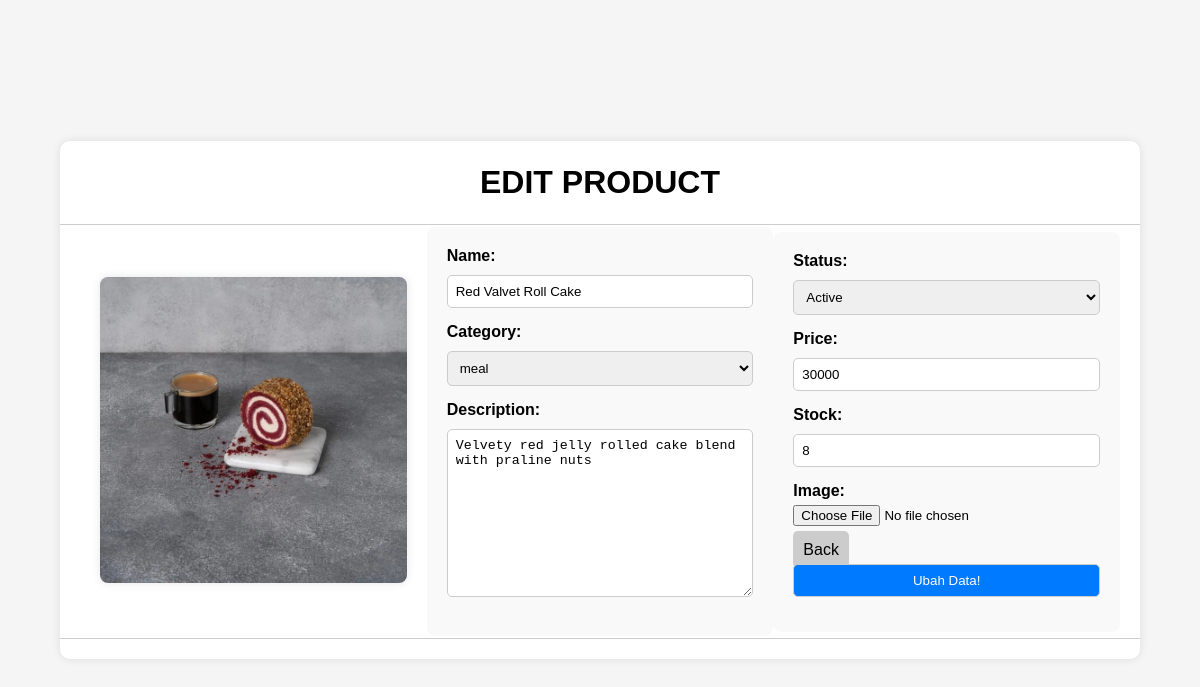
/pageadmin/dashboard/edit.php?id_product=1 (signed in), run on the app's committed database.
### tables this page shows
CREATE TABLE `products` (
  `id_product` int(11) NOT NULL,
  `product_name` varchar(50) NOT NULL,
  `description` varchar(200) DEFAULT NULL,
  `category` varchar(15) DEFAULT NULL,
  `price` int(10) NOT NULL,
  `status` enum('active','draft','empty') NOT NULL,
  `stock` int(11) NOT NULL,
  `image` varchar(100) DEFAULT NULL
);

### component/functions.php (called while the page is built, shortened)
<?php
$db_host = 'localhost';
$db_name = 'javajunction';
$db_user_name = 'root';
$db_user_pass = '';
try {
    $conn = new PDO("mysql:host=$db_host;dbname=$db_name", $db_user_name, $db_user_pass);
    $conn->setAttribute(PDO::ATTR_ERRMODE, PDO::ERRMODE_EXCEPTION);
} catch (PDOException $e) {
    echo "Koneksi gagal: " . $e->getMessage();
    die();
}
function query($query)
{
    global $conn;
    try {
        $stmt = $conn->query($query);
        $rows = $stmt->fetchAll(PDO::FETCH_ASSOC);
        return $rows;
    } catch (PDOException $e) {
        echo "Query gagal: " . $e->getMessage();
        die();
    }
}

### pageadmin/dashboard/edit.php (the view, shortened to what this page needs)
<?php
require_once '../../component/functions.php';
$id = $_GET["id_product"];
$category = query("SELECT * FROM products");
$product = query("SELECT * FROM products WHERE id_product = $id")[0];
?>
<!DOCTYPE html>
<html lang="en">
<head>
</head>
<body>
    <div class="container">
        <div class="row">
            <h1>EDIT PRODUCT</h1>
        </div>
        <div class="row">
            <div class="col product-image">
                <img src="../../img/<?= $product["image"] ?>" alt="<?= $product["product_name"] ?>">
            </div>
            <div class="col product-details">
                <form action="" method="post" enctype="multipart/form-data">
                    <ul>
                        <li>
                            <label for="name">Name:</label>
                            <input type="text" name="name" id="name" required value="<?= $product["product_name"] ?>">
                        </li>
                        <li>
                            <label for="category">Category:</label>
                            <select name="category" id="category" class="input" required>
                                <?php
                                $visitedCategories = [];
                                foreach ($category as $cat) {
                                    if (!in_array($cat['category'], $visitedCategories)) {
                                        $visitedCategories[] = $cat['category'];
                                ?>
                                        <option value="<?= $cat['category'] ?>" <?= ($cat['category'] == $product['category']) ? 'selected' : '' ?>><?= $cat['category'] ?></option>
                                <?php
                                    }
                                }
                                ?>
                            </select>
                        </li>
                        <li>
                            <label for="description">Description:</label>
                            <textarea name="description" id="description" cols="30" rows="10"><?= $product["description"] ?></textarea>
                        </li>
                    </ul>
            </div>
            <div class="col product-details">
                <ul>
                    <li>
                        <label for="status">Status:</label>
                        <select name="status" id="status" class="input" required>
                            <option value="active" <?= ($product["status"] === 'active') ? 'selected' : '' ?>>Active</option>
                        </select>
                    </li>
                    <li>
                        <label for="price">Price:</label>
                        <input type="text" name="price" id="price" required value="<?= $product["price"] ?>">
                    </li>
                    <li>
                        <label for="stock">Stock:</label>
                        <input type="text" name="stock" id="stock" required value="<?= $product["stock"] ?>">
                    </li>
                    <li>
                        <label for="image">Image:</label>
                        <input type="file" name="image" id="image">
                    </li>
                    <li>
                        <a class="back-btn" href="../dashboard/index.php">Back</a>
                        <button type="submit" name="submit">Ubah Data!</button>
                    </li>
                </ul>
            </div>
        </div>
    </div>
</body>
</html>

### pageadmin/dashboard/edit.php (style rules this page uses)
body { font-family: 'Arial', sans-serif; background-color: #f5f5f5; margin: 0; padding: 0; display: flex; flex-direction: column; align-items: center; justify-content: center; height: 100vh; }
.container { display: flex; flex-direction: column; max-width: 90%; margin: 20px auto; padding-bottom: 20px; background-color: #fff; border-radius: 10px; overflow: hidden; box-shadow: 0 0 10px rgba(0, 0, 0, 0.1); }
.row { display: flex; justify-content: center; align-items: center; padding: 2px 20px; border-bottom: 1px solid #ccc; }
.col { flex: 1; padding: 20px; }
.product-image img { max-width: 100%; height: auto; border-radius: 8px; box-shadow: 0 0 10px rgba(0, 0, 0, 0.1); }
.product-details { display: flex; flex-direction: column; background-color: #f9f9f9; border-radius: 8px; padding: 20px; }
.product-details ul { list-style: none; padding: 0; margin: 0; }
.product-details li { margin-bottom: 15px; }
.product-details label { display: block; font-weight: bold; margin-bottom: 5px; }
.product-details input[type="text"], .product-details select, .product-details textarea, .product-details button { width: 100%; padding: 8px; margin-top: 5px; box-sizing: border-box; border: 1px solid #ccc; border-radius: 5px; }
.back-btn, button { padding: 10px; border: none; border-radius: 5px; cursor: pointer; transition: background-color 0.3s ease; }
.back-btn { text-decoration: none; background-color: #ccc; color: #000; margin-right: 10px; }
button { background-color: #007bff; color: #fff; }

### data on the page
products: image (picture), name "Red Valvet Roll Cake", description "Velvety red jelly rolled cake blend with praline nuts", price "30000", stock "8"

### other printed values
form field category "meal"
